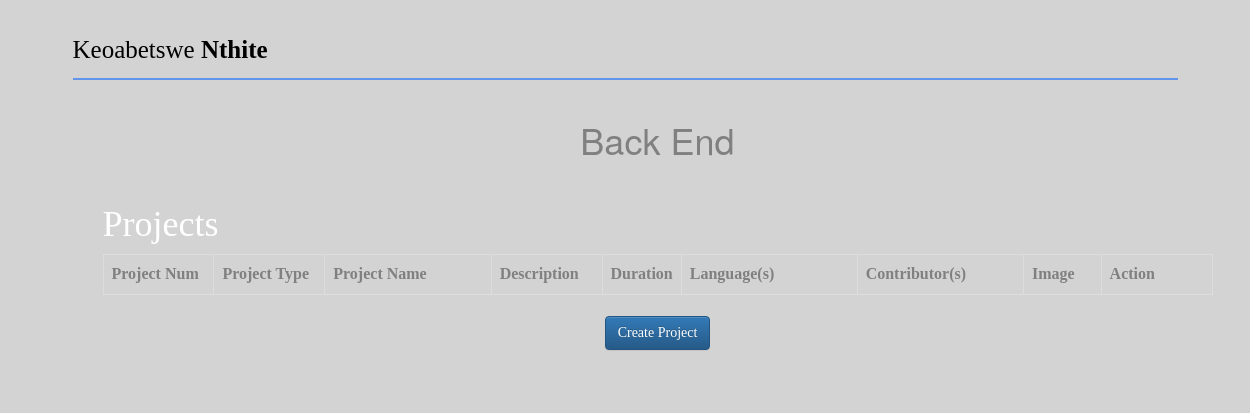
The page /back-end.php on the database as committed earlier.
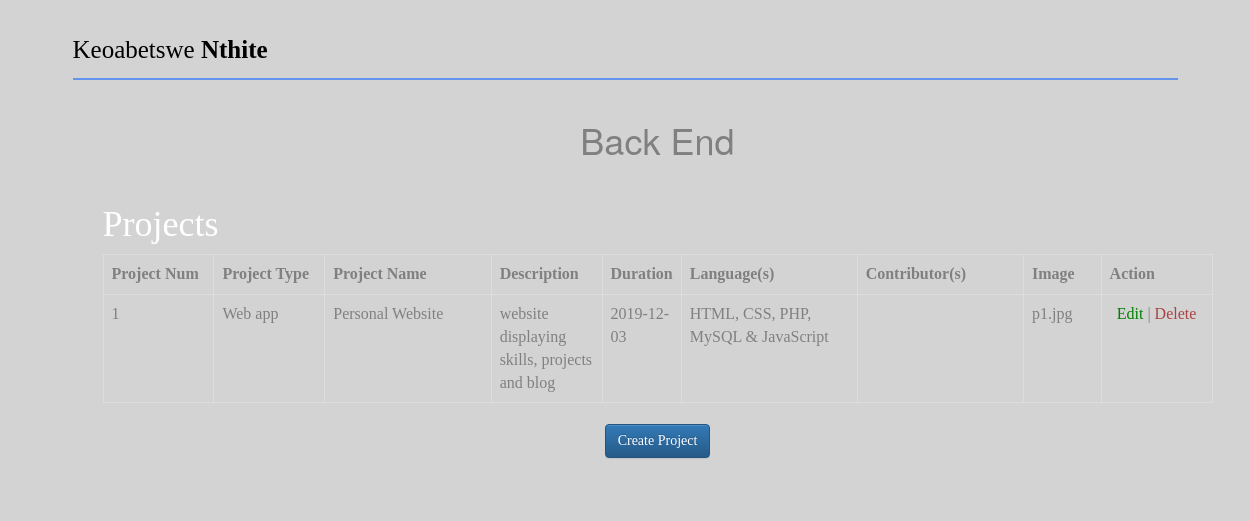
The same page on the database as committed later.
### tables this page shows
CREATE TABLE IF NOT EXISTS `projects` (
  `project_id` int(11) NOT NULL AUTO_INCREMENT,
  `project_type` varchar(50) NOT NULL,
  `project_name` varchar(50) NOT NULL,
  `project_desc` varchar(500) NOT NULL,
  `project_date` date NOT NULL,
  `project_language` varchar(50) NOT NULL,
  `project_image` varchar(50) NOT NULL,
  `github_link` varchar(100) NOT NULL,
  `live_link` varchar(100) NOT NULL,
  PRIMARY KEY (`project_id`)
);

### back-end.php (the view, shortened to what this page needs)
<html>
 <head>
    <link href="css/bootstrap.min.css" rel="stylesheet">
    <link href="css/bootstrap-theme.min.css" rel="stylesheet">
	<link rel="stylesheet" href="https://cdnjs.cloudflare.com/ajax/libs/font-awesome/4.7.0/css/font-awesome.min.css">
	 <link href="css/stylesheet.css" rel="stylesheet" type="text/css">
	<link rel="stylesheet" href="js/jquery-ui.css" />
</head>
<body>
	<div class="nav">
	    <p id="nameHeader">Keoabetswe <strong>Nthite</strong></p>
	    <div class="menu">
	    </div>
	</div>
	<br/>
	<div class="container">
		<div id="top" class="row">
			<center><h1>Back End</h1></center>
		</div>
		<div id="content" style="background-color:lightgrey;">
			<div id="maincontent" >
				<h1>Projects</h1>
				<table class="table table-bordered table-hover">
					<tr>
						<th width="10%">Project Num</th>
						<th width="10%">Project Type</th>
						<th width="15%">Project Name</th>
						<th width="10%">Description</th>
						<th width="6%">Duration</th>
						<th width="10">Language(s)</th>
						<th width="15%">Contributor(s)</th>
						<th width="7%">Image</th>
						<th width="10%">Action</th>
					</tr>
					<?php
						$projects_query = "SELECT * FROM projects";
						$projects_result = mysqli_query($db_connect, $projects_query);
						if($projects_result->num_rows > 0)
						{
							while($row = $projects_result-> fetch_assoc())
							{?>
								<tr>
									<td><?php echo $row['project_id'] ?></td>
									<td><?php echo $row['project_type'] ?></td>
									<td><?php echo $row['project_name'] ?></td>
									<td><?php echo $row['project_desc'] ?></td>
									<td><?php echo $row['project_date'] ?></td>
									<td><?php echo $row['project_language'] ?></td>
									<td><?php echo $row['project_contributors'] ?></td>
									<td><?php echo $row['project_image'] ?></td>
									<td align="center">
										<a href="editProject.php?id=<?php echo $row['project_id']?>"><span style="color:green;">Edit</span></a> |
										<a href="back-end.php?id=<?php echo $row['project_id'] ?>&action=admin_delete"
										onclick="return confirm('Are you sure?')"><span class="text-danger">Delete</span></a>
									</td>
								</tr>
					<?php
							}
						}
					?>
				</table>
					<center><a href="createProject.php"><input type="submit" class="btn btn-primary submit" name="project-form" value="Create Project"/></a></center>
			</div>
		</div>
	</div>
</body>
</html>

### css/stylesheet.css (style rules this page uses)
#nameHeader { font-size:25px; margin-top: 5px; color:black; float:left; font-family:"Times New Roman, Times, serif"; }
.nav { border-bottom: 2px solid cornflowerblue; text-align: right; height: 70px; line-height: 70px; }
body { padding:10px; width:90%; margin: 0 auto; color:grey; background-color:lightgrey; }
#content { border-radius:10px; Margin-bottom:20px; padding:15px; font-family:"Times New Roman, Times, serif"; font-size: 20px; font-weight: 200px; color:white; background-color:cornflowerblue; overflow:auto; }
.menu { padding:5px; }
input, select, textarea { border: solid 1px #D9BF8F; Margin-top:1px; color:black; }

Rows that differ between the two databases and show on the page:
added projects: project_id "1", project_type "Web app", project_name "Personal Website", project_desc "website displaying skills, projects and blog", project_date "2019-12-03", project_language "HTML, CSS, PHP, MySQL & JavaScript", project_image "p1.jpg"
